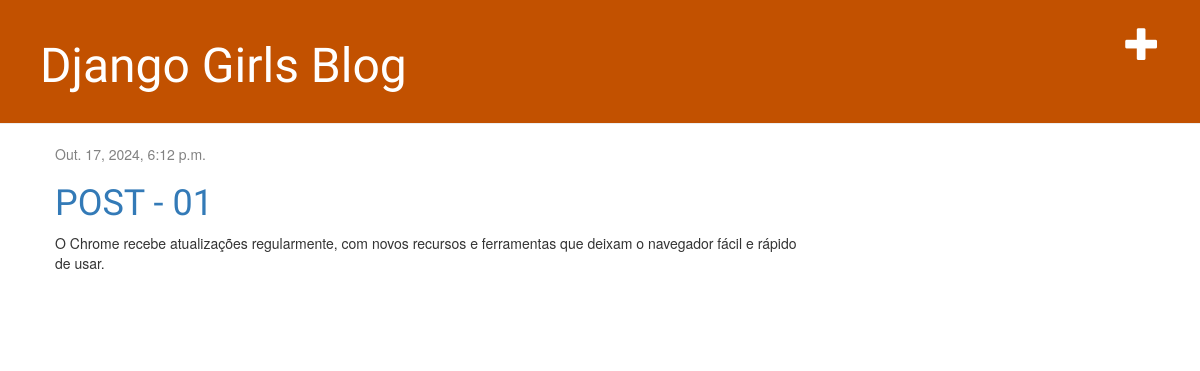
The app's page / (signed in) with its own data.
### blog/models.py (models this page shows, shortened)
class Post(models.Model):
    author = models.ForeignKey(settings.AUTH_USER_MODEL, on_delete=models.CASCADE)
    title = models.CharField(max_length=200)
    text = models.TextField()
    created_date = models.DateTimeField(default=timezone.now)
    published_date = models.DateTimeField(blank=True, null=True)

### blog/views.py (the view)
# urls.py: path('', views.post_list, name='post_list'),
@login_required
def post_list(request):
    posts = Post.objects.filter(published_date__lte=timezone.now()).order_by('published_date')
    return render(request, 'blog/post_list.html', {'posts': posts})

### blog/templates/blog/post_list.html
{% extends 'blog/base.html' %}
{% block content %}
    {% for post in posts %}
        <div class="post">
            <div class="date">
                {{ post.published_date }}
            </div>
            <h1><a href="{% url 'post_detail' pk=post.pk %}">{{ post.title }}</a></h1>
            <p>{{ post.text|linebreaksbr }}</p>
        </div>
    {% endfor %}
{% endblock %}

### blog/static/css/blog.css (style rules this page uses)
h1, h2, h3, h4 { font-family: 'Lobster', cursive; }
.date { color: #828282; }
.post { margin-bottom: 70px; }

### records on screen
Post: published_date "Out. 17, 2024, 6:12 p.m.", title "POST - 01", text "O Chrome recebe atualizações regularmente, com novos recursos e ferramentas que deixam o navegador fácil e rápido de usar."
